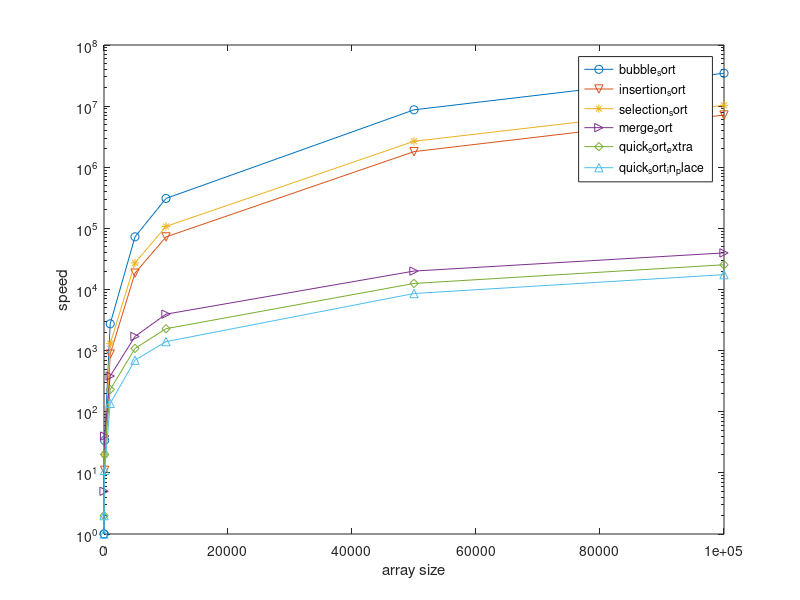

Recreate this plot in MATLAB.
clear all;clc;
t0=[1 1 34 2744 72741 308764 8705506 34518575];
t1=[0 0 11 880 18552 72484 1802895 7144271];
t2=[0 0 20 1300 27256 107564 2661684 10326454];
t3=[0 5 40 384 1706 3951 20023 39702];
t4=[0 2 20 231 1085 2284 12562 25401];
t5=[1 2 11 137 698 1404 8597 17499];
size=[1 10 100 1000 5000 10000 50000 100000];
semilogy(size,t0,'o-',size,t1,'v-',size,t2,'*-',size,t3,'>-',size,t4,'d-',size,t5,'^-');
xlabel('array size');
ylabel('speed');
legend('bubble_sort','insertion_sort','selection_sort','merge_sort','quick_sort_extra','quick_sort_in_place');